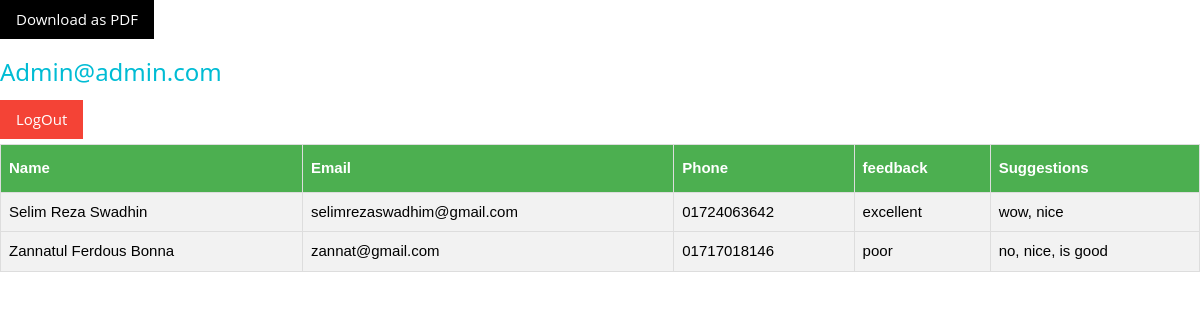
Screenshot of /admin/mainpage.php (signed in) with the database file from the repository.
### tables this page shows
CREATE TABLE IF NOT EXISTS `poll` (
  `id` int(11) NOT NULL AUTO_INCREMENT,
  `name` text NOT NULL,
  `email` text NOT NULL,
  `phone` text NOT NULL,
  `feedback` text NOT NULL,
  `suggestions` text NOT NULL,
  PRIMARY KEY (`id`)
);

### admin/mainpage.php (the view, shortened to what this page needs)
<!DOCTYPE html>
<html lang="en" >
<head>
  <link rel="stylesheet" href="css/w3.css">
  <link rel="stylesheet" href="https://cdnjs.cloudflare.com/ajax/libs/normalize/5.0.0/normalize.min.css">
  <link rel="stylesheet" href="css/style.css">
</head>
<body>
 <form action = "#" method="POST">
      <div class="w3-show-inline-block">
          <div class="w3-bar">
            <center>
              <input type="submit" value="Download as PDF" name="logout" class="w3-btn w3-black">
            </center>
          </div>
      </div>
  </form>
 <?php
  require 'config.php';
 if (isset($_SESSION['login_user'])) {
     echo '<h3 style="color: #00bcd4;">'.ucwords($_SESSION['login_user']).'</h3>';
 }
  ?>
   <form action = "logout.php" method="POST">
          <div class="w3-show-inline-block">
          <div class="w3-bar">
            <center>
              <input type="submit" title="Hello <?= $_SESSION['login_user'];?> Are you sure from login ?" value="LogOut" name="logout" class="w3-btn w3-red">
            </center>
        </div>
        </div>
  </form>
  <?php
  if (isset($_SESSION['login_user'])) {
          $result = mysqli_query($con,"SELECT * FROM poll");
            echo "<table border='1' id='customers'>
            <tr>
            <th>Name</th>
            <th>Email</th>
            <th>Phone</th>
            <th>feedback</th>
            <th>Suggestions</th>
            </tr>";
            while($row = mysqli_fetch_array($result))
            {
            echo "<tr>";
            echo "<td>" . $row['name'] . "</td>";
            echo "<td>" . $row['email'] . "</td>";
            echo "<td>" . $row['phone'] . "</td>";
            echo "<td>" . $row['feedback'] . "</td>";
            echo "<td>" . $row['suggestions'] . "</td>";
            echo "</tr>";
            }
            echo "</table>";
}
  else {
  }
   ?>
</body>
</html>

### admin/css/w3.css (style rules this page uses)
html { box-sizing:border-box }
*,*:before,*:after { box-sizing:inherit }
html { -ms-text-size-adjust:100%;-webkit-text-size-adjust:100% }
body { margin:0 }
button,input,select,textarea,optgroup { font:inherit;margin:0 }
button,input { overflow:visible }
button,[type=button],[type=reset],[type=submit] { -webkit-appearance:button }
html,body { font-family:Verdana,sans-serif;font-size:15px;line-height:1.5 }
html { overflow-x:hidden }
h3 { font-size:24px }
h1,h2,h3,h4,h5,h6 { font-family:"Segoe UI",Arial,sans-serif;font-weight:400;margin:10px 0 }
.w3-btn,.w3-button { border:none;display:inline-block;padding:8px 16px;vertical-align:middle;overflow:hidden;text-decoration:none;color:inherit;background-color:inherit;text-align:center;cursor:pointer;white-space:nowrap }
.w3-btn,.w3-button { -webkit-touch-callout:none;-webkit-user-select:none;-khtml-user-select:none;-moz-user-select:none;-ms-user-select:none;user-select:none }
.w3-bar { width:100%;overflow:hidden }
.w3-container:after,.w3-container:before,.w3-panel:after,.w3-panel:before,.w3-row:after,.w3-row:before,.w3-row-padding:after,.w3-row-padding:before, .w3-cell-row:before,.w3-cell-row:after,.w3-clear:after,.w3-clear:before,.w3-bar:before,.w3-bar:after { content:"";display:table;clear:both }
.w3-show-inline-block { display:inline-block!important }
.w3-red,.w3-hover-red:hover { color:#fff!important;background-color:#f44336!important }
.w3-black,.w3-hover-black:hover { color:#fff!important;background-color:#000!important }

### admin/css/style.css (style rules this page uses)
* { box-sizing: border-box; }
body { font-family: 'open sans', helvetica, arial, sans; background: url(http://farm8.staticflickr.com/7064/6858179818_5d652f531c_h.jpg) no-repeat center center fixed; -webkit-background-size: cover; -moz-background-size: cover; -o-background-size: cover; background-size: cover; }

### admin/mainpage.php (style rules this page uses)
#customers { font-family: "Trebuchet MS", Arial, Helvetica, sans-serif; border-collapse: collapse; width: 100%; }
#customers td, #customers th { border: 1px solid #ddd; padding: 8px; }
#customers tr:nth-child(even) { background-color: #f2f2f2; }
#customers tr:nth-child(odd) { background-color: #f2f2f2; }
#customers th { padding-top: 12px; padding-bottom: 12px; text-align: left; background-color: #4CAF50; color: white; }

### rows the page displays
poll: name "Selim Reza Swadhin", email "selimrezaswadhim@gmail.com", phone "01724063642", feedback "excellent", suggestions "wow, nice"
poll: name "Zannatul Ferdous Bonna", email "zannat@gmail.com", phone "01717018146", feedback "poor", suggestions "no, nice, is good"

### other values shown
$_SESSION['login_user'] "Admin@admin.com"
